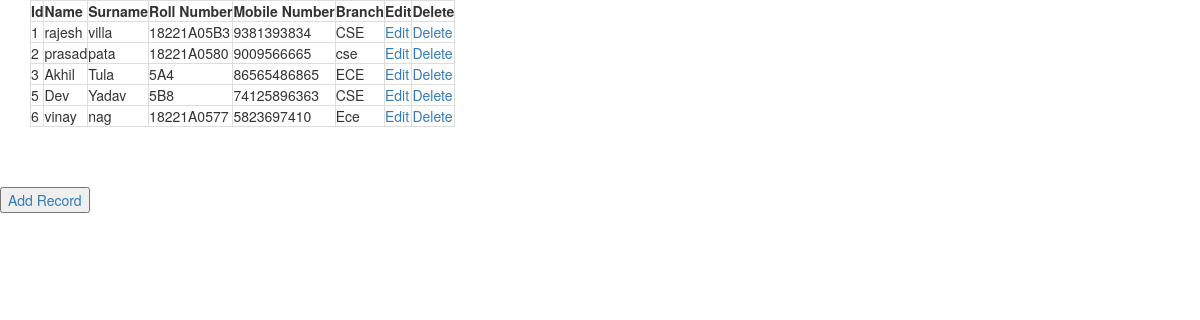
The page /show_data on the database its author committed.
### project_database.py (models this page shows)
class Register(Base):
	__tablename__='register'
	id=Column(Integer,primary_key=True)
	name=Column(String(250),nullable=False)
	surname=Column(String(100),nullable=False)
	roll_no=Column(String(50),nullable=False)
	mobile=Column(String(20),nullable=False)
	branch=Column(String(100),nullable=False)

### main.py (the view)
@app.route("/show_data")
def showData():
	register=session.query(Register).all()
	return render_template('show.html',register=register)

### templates/show.html (shortened to what this page needs)
<!DOCTYPE html>
<html>
<head>
  <link rel="stylesheet" href="https://maxcdn.bootstrapcdn.com/bootstrap/3.4.0/css/bootstrap.min.css">
</head>
<body>
	<div class="container">
	<table class="table-bordered">
		<tr>
			<th>Id</th>
			<th>Name</th>
			<th>Surname</th>
			<th>Roll Number</th>
			<th>Mobile Number</th>
			<th>Branch</th>
			<th>Edit</th>
			<th>Delete</th>
		</tr>
		{% for r in register %}
		<tr>
			<td>{{r.id}}</td>
			<td>{{r.name}}</td>
			<td>{{r.surname}}</td>
			<td>{{r.roll_no}}</td>
			<td>{{r.mobile}}</td>
			<td>{{r.branch}}</td>
			<td><a href="{{url_for('editData',register_id=r.id)}}">Edit </a></td>
			<td><a href="{{url_for('deleteData',register_id=r.id)}}">Delete</a></td>
		</tr>
		{% endfor %}
	</table>
</div>
	<br><br><br>
	<button><a href="{{url_for('addData')}}">Add Record</a></button>
</body>
</html>

### rows shown on the page
Register: id "1", name "rajesh", surname "villa", roll_no "18221A05B3", mobile "9381393834", branch "CSE"
Register: id "2", name "prasad", surname "pata", roll_no "18221A0580", mobile "9009566665", branch "cse"
Register: id "3", name "Akhil", surname "Tula", roll_no "5A4", mobile "86565486865", branch "ECE"
Register: id "5", name "Dev", surname "Yadav", roll_no "5B8", mobile "74125896363", branch "CSE"
Register: id "6", name "vinay", surname "nag", roll_no "18221A0577", mobile "5823697410", branch "Ece"
